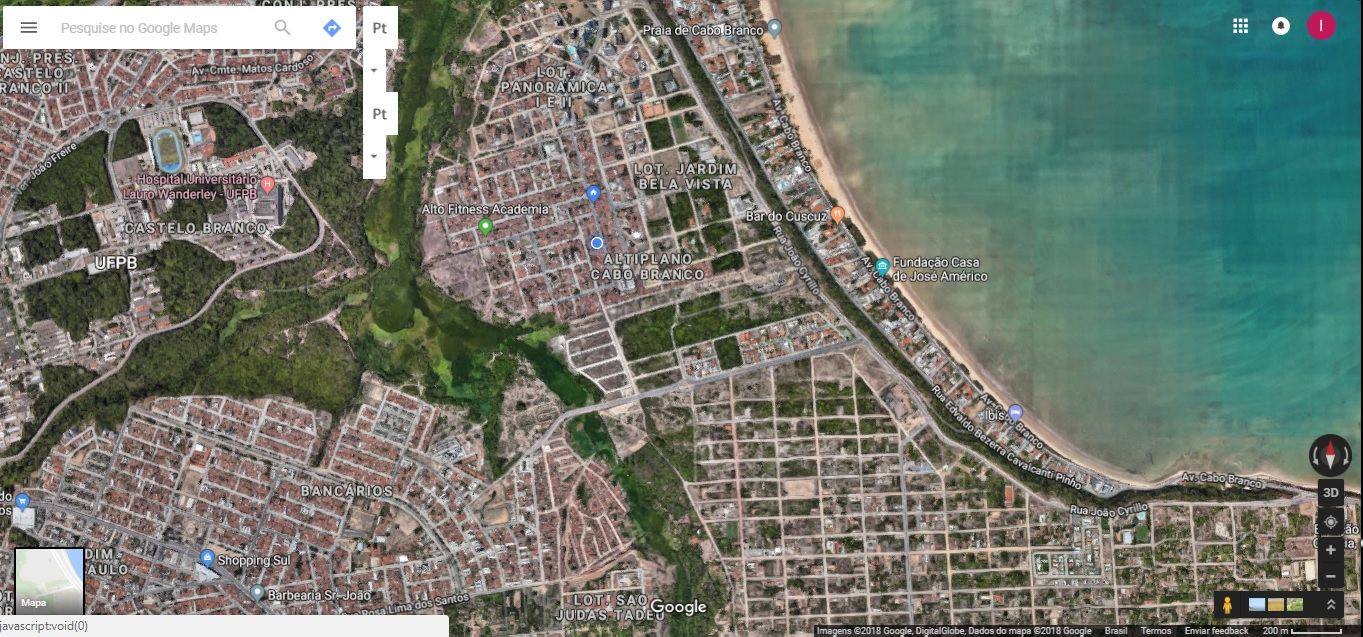
#> input picture pdi-master/pdi-master/Projeto final/Imagens/GoogleMapsRapida.jpg, 1363 x 637 px, found by its file name
$ python ProjetoPDI.py
#> lines starting #> are read from the running program, lines starting #| are printed output that depends on the picture; after the words box and inside, x2 and y2 are one past the last pixel; in counts of white or black regions, pixels touching at a corner belong together; long printed decimals are rounded
# -*- coding: utf-8 -*-
"""
Created on Fri May 11 18:49:04 2018

@author: Lucca Peregrino
"""
from PIL import Image
import numpy as np
import colorsys

im = Image.open("D:/Imagens/fotos akita/GoogleMapsRapida.jpg")
#> im is the input picture: PIL image 1363x637 RGB; mean R, G, B 113.3, 121, 110.4
img_rgb = np.ones((im.width, im.height, 3), 'uint8')
img_hsv = np.ones((im.width, im.height, 3), 'float32')
def rgb_hsv(im):
    im_hsv = np.ones((im.width, im.height, 3), 'float32')
    for i in range(im_hsv.shape[1]):
        for j in range(im_hsv.shape[0]):
            Red,Green,Blue = im.getpixel((j,i))
            Red/=255
            Green/=255
            Blue/=255

            h,s,v = colorsys.rgb_to_hsv(Red, Green, Blue)
            im_hsv[j,i,0] = h
            im_hsv[j,i,1] = s
            im_hsv[j,i,2] = v
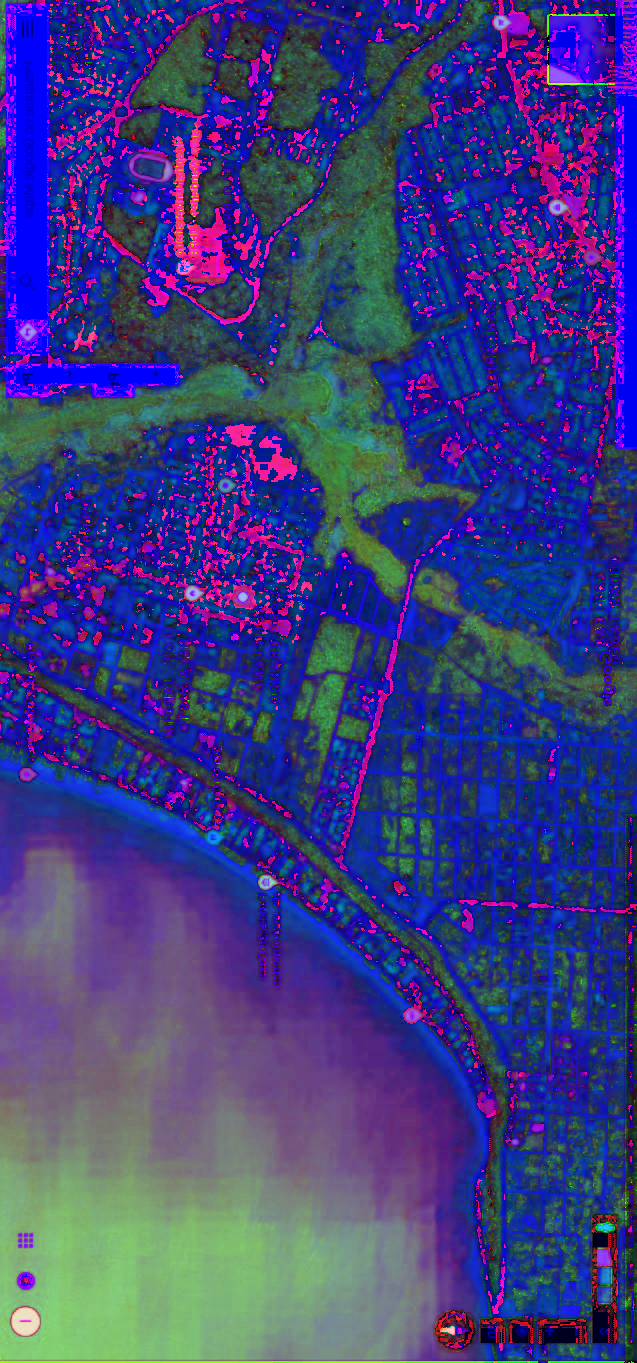
#> im_hsv: shape (1363, 637, 3) float32; mean R, G, B 0.238, 0.243, 0.5

    return im_hsv

##############################################converter de HSV para RGB################################################
def hsv_rgb(im_hsv):
    im_rgb = np.ones((im.width, im.height, 3), 'uint8')
    for i in range(im_hsv.shape[1]):
        for j in range(im_hsv.shape[0]):
            pix = im_hsv[j,i]
            Hue=pix[0]
            Sat=pix[1]
            Val=pix[2]

            r,g,b = colorsys.hsv_to_rgb(Hue, Sat, Val)
            im_rgb[j,i,0]=r*255
            im_rgb[j,i,1]=g*255
            im_rgb[j,i,2]=b*255
    return im_rgb
################################################área verde###########################################################
img_hsv = rgb_hsv(im)
aux = 0
for i in range(im.height):
        for j in range(im.width):
            if ((img_hsv[j,i,0])*360 >= 60 and (img_hsv[j, i, 0])*360 <= 135 and img_hsv[j,i,1] >= 0.18  and img_hsv[j,i,2] >= 0.05 and img_hsv[j,i,2] <= 0.8):
                img_hsv[j,i,0] = 330/360
                img_hsv[j,i,1] = 0.4
                img_hsv[j,i,2] = 0.7
                aux += 1
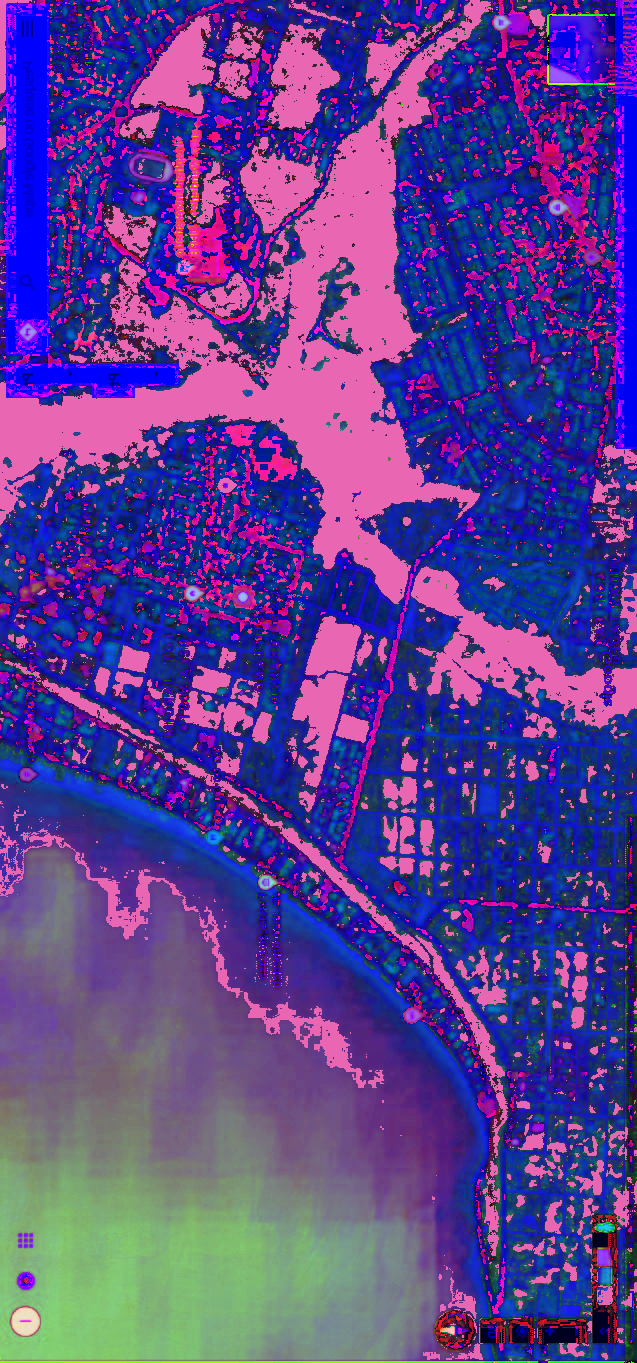
#> img_hsv: shape (1363, 637, 3) float32; 16.64% of pixels changed, all inside (x1, y1, x2, y2) = (0, 0, 637, 1361)
#> after the loop, aux = 144440


###############################################dados área verde###################################################


######################### info sobre um dos pixels do mar que estava sendo pintado no inicio######################
h,s,v = colorsys.rgb_to_hsv(126/255, 134/255, 113/255)
print("cor: %f   saturação:  %f     valor:  %f   " % ((h*360, s, v)))

#####################################informações que vao ser tiradas da imagem final###############################
percentualAreaVerde = (aux*100)/im.width*im.height
#> percentualAreaVerde = 6750424.1
print('Percentua de área verde nessa imagem: %f %%' % ((percentualAreaVerde)))
#| Percentua de área verde nessa imagem: 6750424.065 %

metrosQuadradosAreaVerde = (aux*2944.1929)/(im.width*im.height)
#> metrosQuadradosAreaVerde = 489.8
print('Metros quadrados de área verde nessa imagem: %f' % ((metrosQuadradosAreaVerde)))
#| Metros quadrados de área verde nessa imagem: 489.800
###################################################################################################################
img_rgb = hsv_rgb(img_hsv)
#> after the loop in hsv_rgb, `for i in range(im_hsv.shape[1]):`:
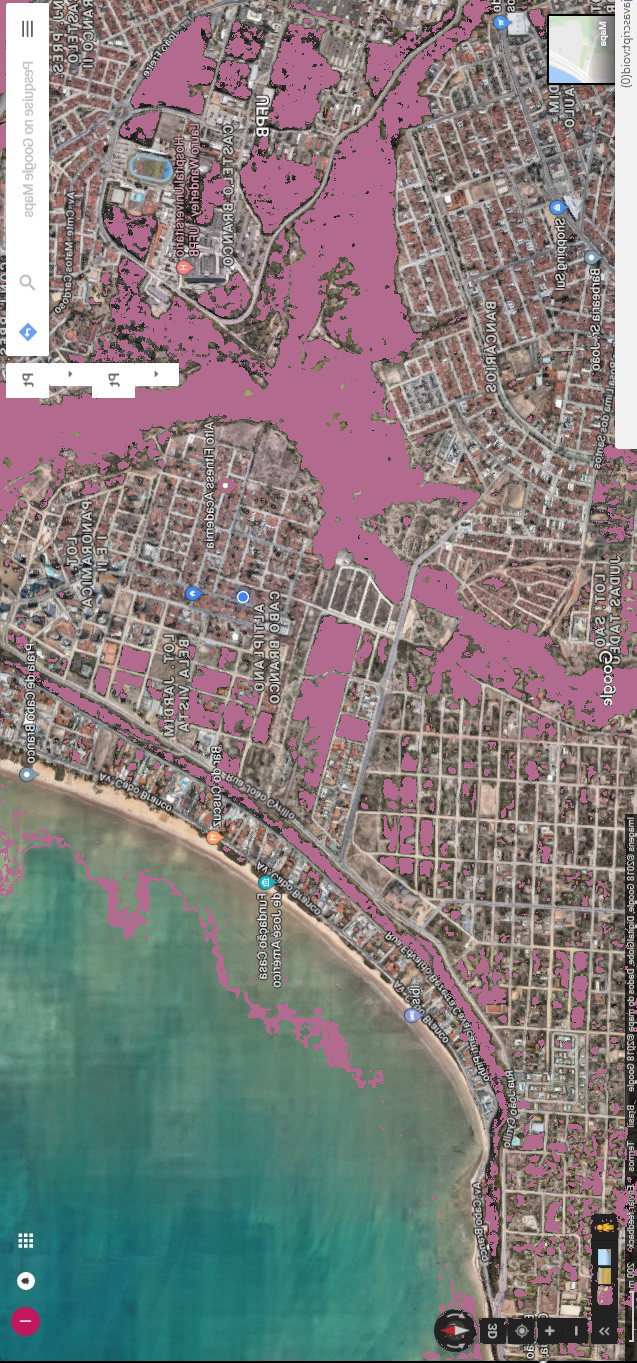
#> im_rgb: shape (1363, 637, 3); mean R, G, B 131.7, 126, 125.5
img_result = Image.fromarray(img_rgb).transpose(Image.TRANSPOSE)
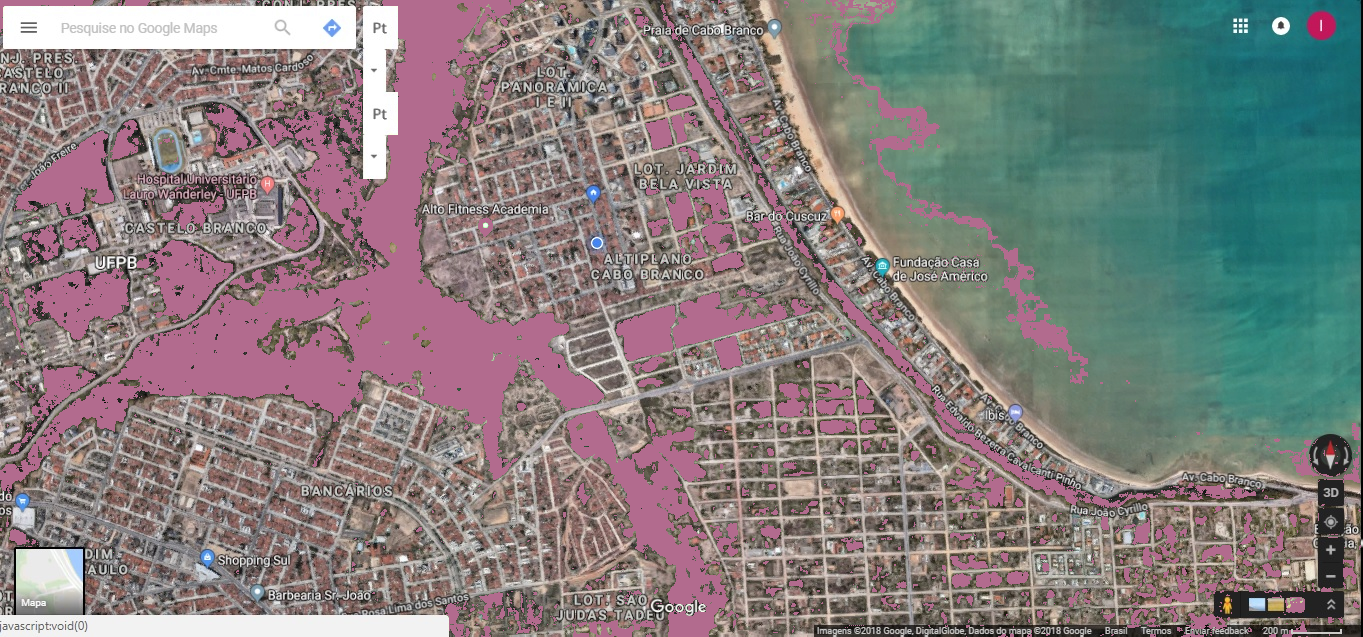
#> img_result: PIL image 1363x637 RGB; mean R, G, B 131.7, 126, 125.5


img_result.show()
